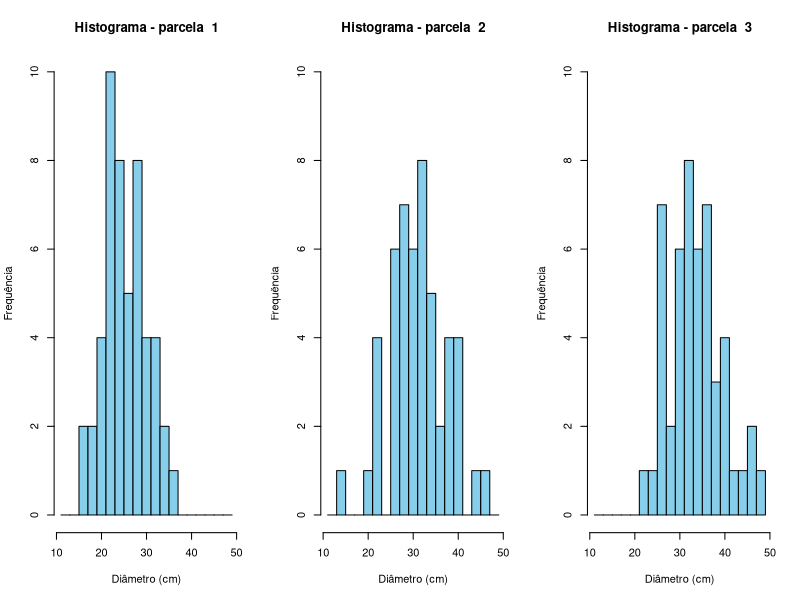
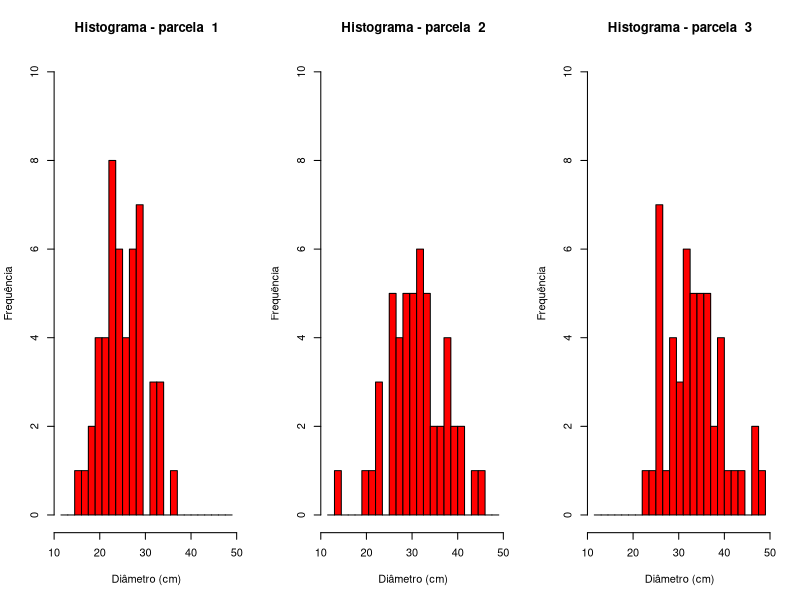

Recreate these plots in R, in order.
## ---- chunk 1
# Definir número de árvores por parcela
n_arvores <- 50

# Gerar dados de 3 parcelas com diâmetros distribuídos normalmente
set.seed(123)  # Para garantir reprodutibilidade

parcela1 <- rnorm(n_arvores, mean = 25, sd = 5)  # Parcela 1 com média 25 cm e desvio padrão 5 cm
parcela2 <- rnorm(n_arvores, mean = 30, sd = 7)  # Parcela 2 com média 30 cm e desvio padrão 7 cm
parcela3 <- rnorm(n_arvores, mean = 35, sd = 6)  # Parcela 3 com média 35 cm e desvio padrão 6 cm

# Criar um data frame com os dados das parcelas
dados_inventario <- data.frame(
  Parcela = rep(c("1", "2", "3"), each = n_arvores),
  Diametro = c(parcela1, parcela2, parcela3)
)
## ---- chunk 2
# Definir as classes diamétricas com intervalo de 2 cm
intervalo <- 2
min_diametro <- floor(min(dados_inventario$Diametro))  # Valor mínimo de diâmetro arredondado para baixo
max_diametro <- ceiling(max(dados_inventario$Diametro))  # Valor máximo de diâmetro arredondado para cima
intervalos <- seq(min_diametro - intervalo, max_diametro + intervalo, by = intervalo)  # Definir as classes com intervalo de 2 cm

# Criar layout para os gráficos
par(mfrow = c(1, 3))  # Define 3 gráficos em uma linha

# Definir lista de parcelas
parcelas <- unique(dados_inventario$Parcela)

# Loop para plotar histogramas de cada parcela
for (parcela in parcelas) {
  # Selecionar os dados da parcela atual
  dados_parcela <- dados_inventario[dados_inventario$Parcela == parcela, "Diametro"]
  # Plotar o histograma
  hist(dados_parcela,
       breaks = intervalos,
       main = paste("Histograma - parcela ", parcela),
       xlab = "Diâmetro (cm)", 
       ylab = "Frequência",
       ylim = c(0, 10),
       col = "skyblue",
       border = "black")
}
## ---- chunk 3

  par(mfrow = c(1, 3))  # Define 3 gráficos em uma linha

  # Definir as classes diamétricas com intervalo de 2 cm
  intervalo <- 1.5
  intervalos <- seq(min_diametro - intervalo, max_diametro + intervalo, by = intervalo)

  # Loop para plotar histogramas de cada parcela
  for (parcela in parcelas) {
    # Selecionar os dados da parcela atual
    dados_parcela <- dados_inventario[dados_inventario$Parcela == parcela, "Diametro"]
    # Plotar o histograma
    hist(dados_parcela,
        breaks = intervalos,
        main = paste("Histograma - parcela ", parcela),
        xlab = "Diâmetro (cm)", 
        ylab = "Frequência",
        ylim = c(0, 10),
        col = "red",
        border = "black")
  }
  
